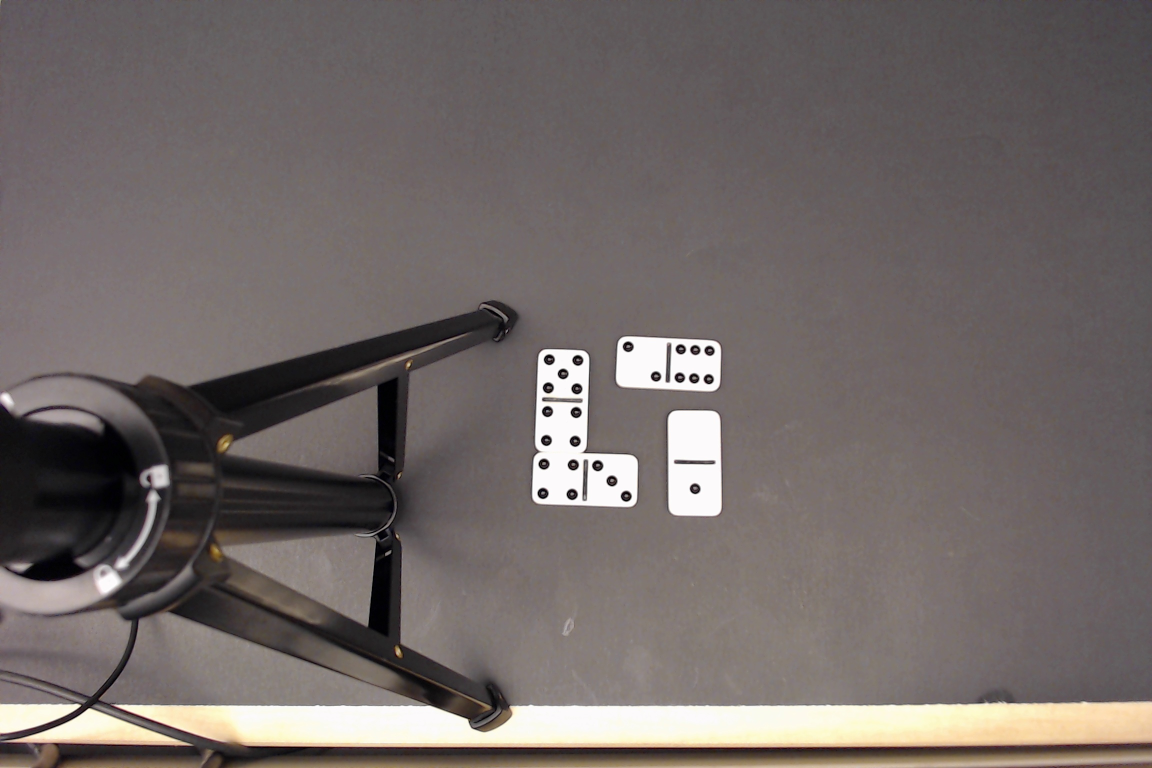
#> input picture domino_vision/test.jpg, 2304 x 1536 px (shown at 1/2 size)
$ python rect_test.py
#> lines starting #> are read from the running program, lines starting #| are printed output that depends on the picture; after the words box and inside, x2 and y2 are one past the last pixel; in counts of white or black regions, pixels touching at a corner belong together
import cv2
import numpy as np
import matplotlib.pyplot as plt

img = cv2.imread('test.jpg') # Get image
#> img is the input picture: shape (1536, 2304, 3); mean B, G, R 103.2, 105, 113.1
img = cv2.resize(img, None, fx = 0.5, fy = 0.5)
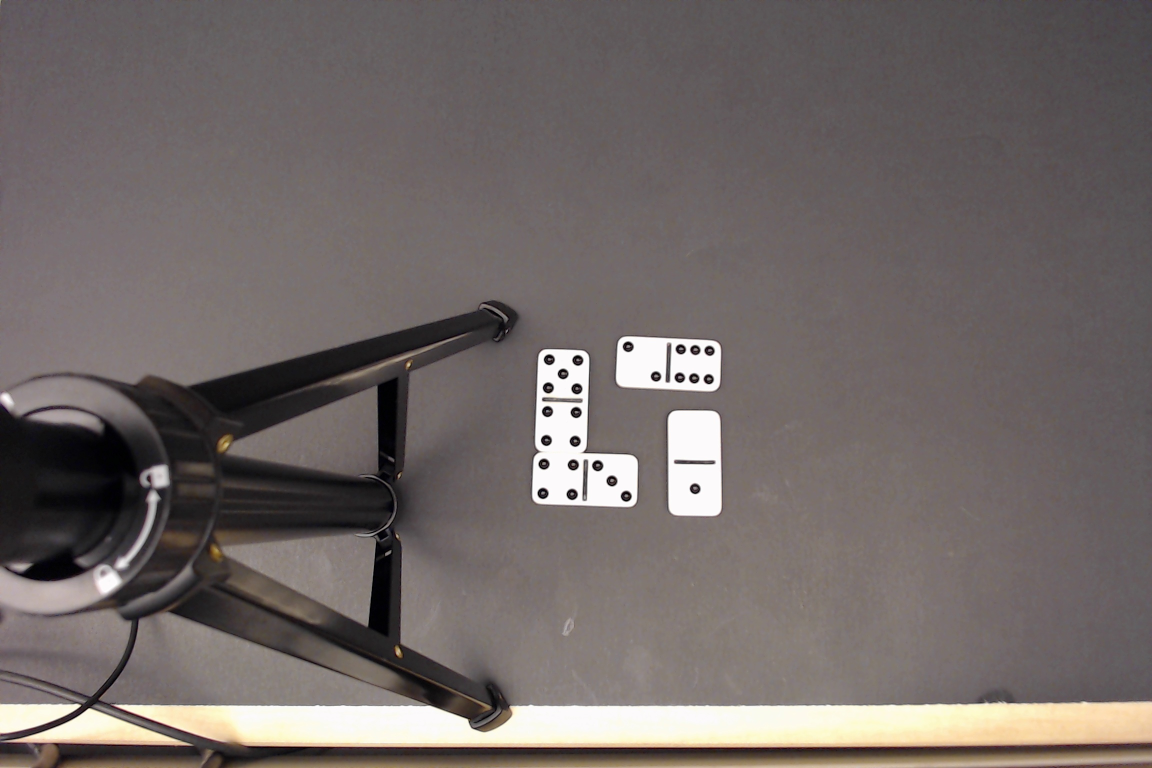
#> img: shape (768, 1152, 3); mean B, G, R 103.3, 105.1, 113.2
img = cv2.GaussianBlur(img,(5,5),0)
gray = cv2.cvtColor(img, cv2.COLOR_BGR2GRAY) # Convert to grayscale
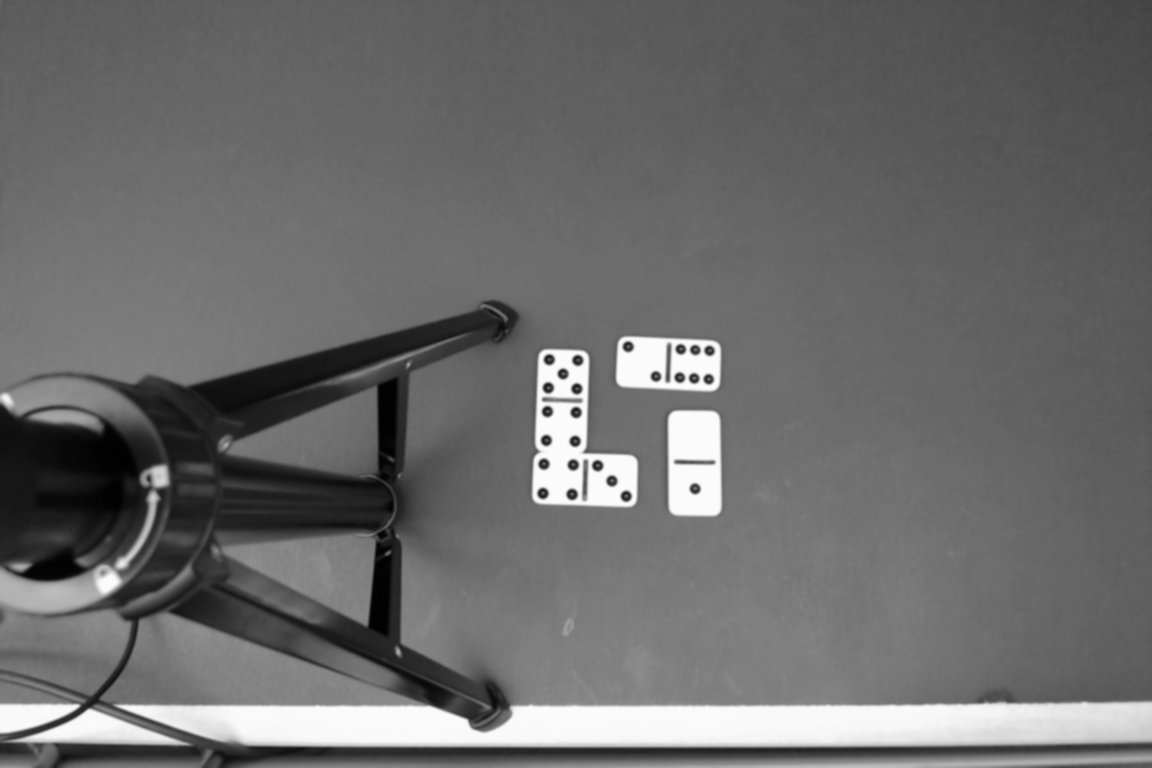
#> gray: shape (768, 1152); min 1, max 252, mean 107.3
ret,thresh = cv2.threshold(gray,220,255,0) # Apply black/white mask. Will need to tune this value based on lighting conditions
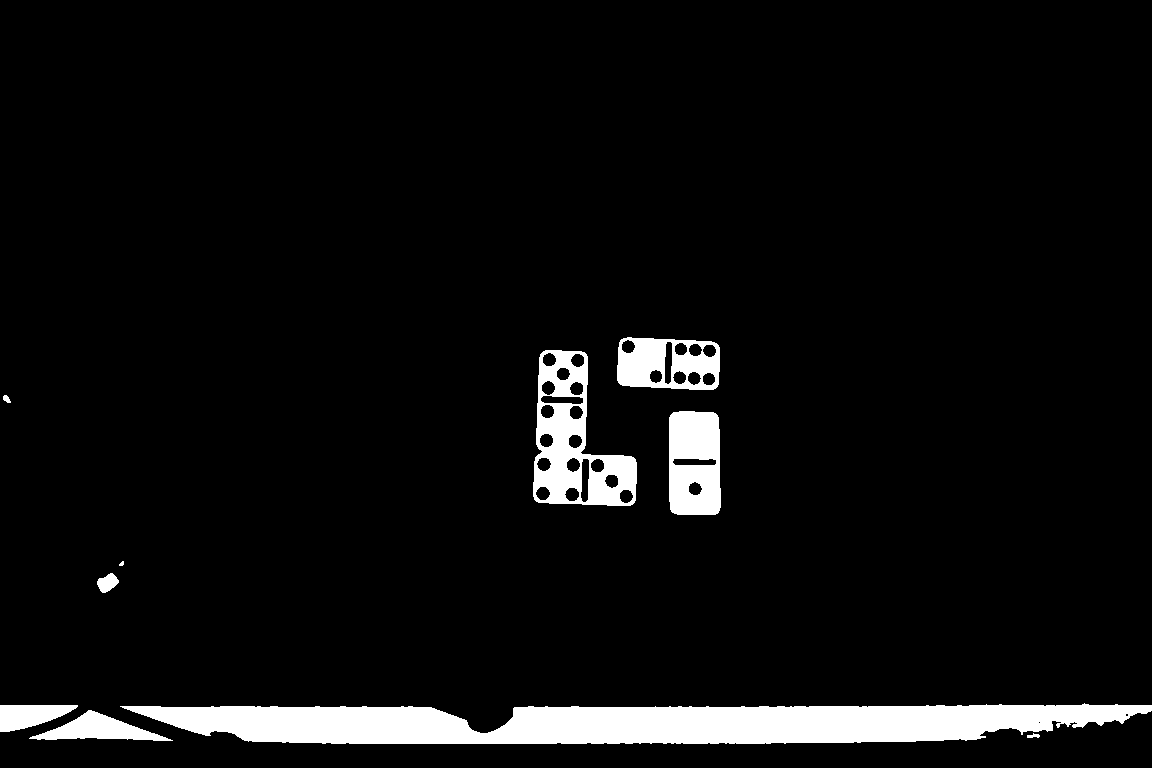
#> thresh: shape (768, 1152); 5.8% white; 10 white regions (1 under 20 px)
cv2.imshow("Shapes", thresh)
cv2.waitKey(0)
cv2.destroyAllWindows()
contours,hierarchy = cv2.findContours(thresh, 1, 2)
#> contours = 41 contours, 3 with area under 20; largest, box (x1, y1, x2, y2) and area: (120, 703, 1152, 744) 30528, (533, 350, 637, 506) 9902, (669, 411, 721, 515) 5068, (617, 337, 720, 390) 4806, (29, 710, 173, 741) 1879
#print("Number of contours detected:", len(contours))

# Iterating over contours detected to determine if it is a rectangle
for cnt in contours:
   approx = cv2.approxPolyDP(cnt, 0.03*cv2.arcLength(cnt, True), True) #use 0.03 if we want to see the skinny rectangle
   if len(approx) == 4:
      x, y, w, h = cv2.boundingRect(cnt)
      ratio = float(w)/h # Rectangle's width to height ratio

      if w > h: # Assume horizontal orientation for domino
         if ratio > 1.9 and ratio < 2.1: # 5 is the maximum ratio to prevent seeing the middle black line
            # Create a cropped image to count just the dots in that domino, splitting it in half.
            crop1 = thresh[y:y+h, x:int(np.floor(x+w/2))]
            crop2 = thresh[y:y+h, int(np.floor(x+w/2)):int(np.floor(x+w))]

            # Dots:
            detector1 = cv2.SimpleBlobDetector_create()
            keypoints1 = detector1.detect(crop1)
            print("Black Dots Count for half 1/2:",len(keypoints1))

            detector2 = cv2.SimpleBlobDetector_create()
            keypoints2 = detector2.detect(crop2)
            print("Black Dots Count for half 2/2:",len(keypoints2))

            cv2.imshow("Cropped", crop1)
            cv2.waitKey(0)
            cv2.destroyAllWindows()

            cv2.imshow("Cropped", crop2)
            cv2.waitKey(0)
            cv2.destroyAllWindows()

            # Outline Rectangle:
            cv2.putText(img, 'Rectangle', (x, y), cv2.FONT_HERSHEY_SIMPLEX, 0.6, (0, 255, 0), 2)
            img = cv2.drawContours(img, [cnt], -1, (0,255,0), 3)

      elif h > w: # assume domino is in vertical orientation
         if ratio > 0.4 and ratio < 0.6: #0.2 is the minimum ratio to prevent seeing the middle black line
            # Create a cropped image to count just the dots in that domino.
            crop1 = thresh[y:int(np.floor(y+h/2)), x:x+w]
            crop2 = thresh[int(np.floor(y+h/2)):int(np.floor(y+h)), x:x+w]

            # Dots:
            detector1 = cv2.SimpleBlobDetector_create()
            keypoints1 = detector1.detect(crop1)
            print("Black Dots Count for half 1/2:",len(keypoints1))

            detector2 = cv2.SimpleBlobDetector_create()
            keypoints2 = detector2.detect(crop2)
            print("Black Dots Count for half 2/2:",len(keypoints2))

            cv2.imshow("Cropped", crop1)
            cv2.waitKey(0)
            cv2.destroyAllWindows()

            cv2.imshow("Cropped", crop2)
            cv2.waitKey(0)
            cv2.destroyAllWindows()

            # Outline Rectangle:
            cv2.putText(img, 'Rectangle', (x, y), cv2.FONT_HERSHEY_SIMPLEX, 0.6, (0, 255, 0), 2)
            img = cv2.drawContours(img, [cnt], -1, (0,255,0), 3)
#> this loop made 41 passes
#> (approx, x, y, w, h, ratio, keypoints2) on pass 21: ([[673, 412], [670, 509], [715, 514], [718, 417]], 669, 411, 52, 104, 0.5, 1 keypoints; (x, y, size): (26, 26, 13.5))
#> (approx, x, y, w, h, ratio, keypoints1) on pass 41: ([[619, 342], [622, 385], [718, 384], [714, 342]], 617, 337, 103, 53, 1.94, 2 keypoints; (x, y, size): (11, 9, 13.7), (38, 39, 13.5))
#| Black Dots Count for half 1/2: 0
#| Black Dots Count for half 2/2: 1
#| Black Dots Count for half 1/2: 2
#| Black Dots Count for half 2/2: 6
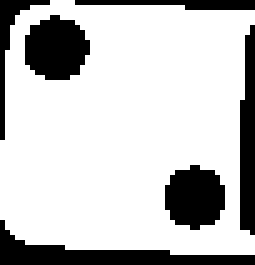
#> crop1: shape (53, 51) (shown 5 times larger); 77% white; 6 black regions, box (x1, y1, x2, y2) and area: (0, 44, 51, 53) 161, (5, 3, 18, 16) 129, (33, 33, 45, 46) 120, (48, 5, 51, 47) 107, (0, 0, 10, 28) 54, (15, 0, 51, 2) 50
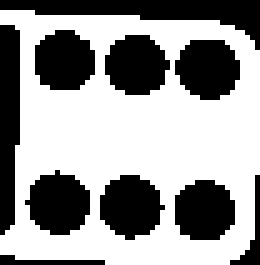
#> crop2: shape (53, 52) (shown 5 times larger); 59.5% white; 10 black regions, largest, box (x1, y1, x2, y2) and area: (0, 0, 52, 10) 193, (0, 5, 4, 47) 146, (20, 35, 33, 48) 123
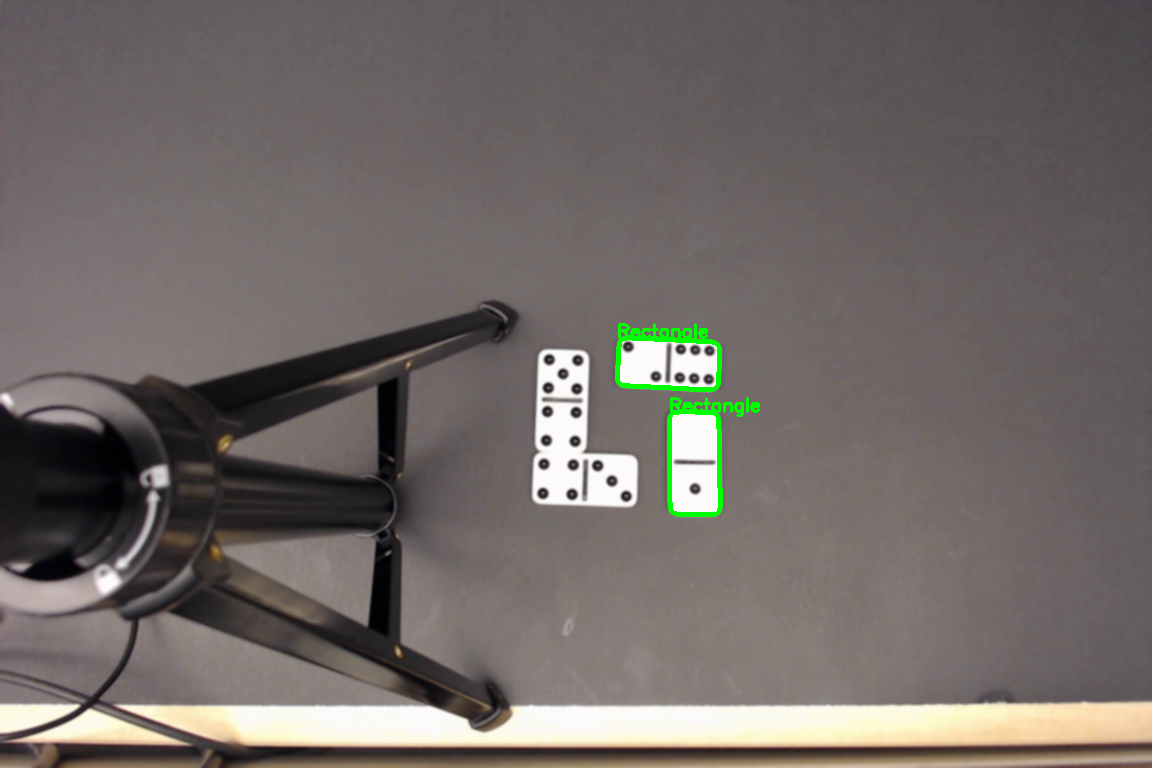
#> img: shape (768, 1152, 3); mean B, G, R 102.5, 105.5, 112.4

cv2.imshow("Dominos Analyzed", img)
cv2.waitKey(0)
cv2.destroyAllWindows()

$ run again, with domino_vision/domino_chain.jpg copied over domino_vision/test.jpg
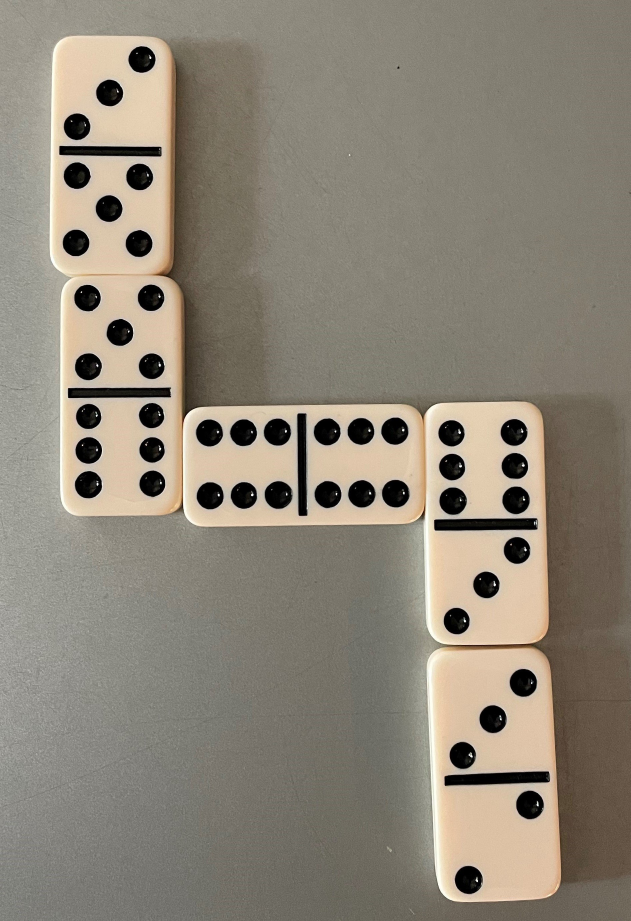
#> input picture domino_vision/domino_chain.jpg, 1892 x 2763 px (shown at 1/3 size)
#> img is the input picture: shape (2763, 1892, 3); mean B, G, R 119.2, 132.7, 140.3
#> `gray = cv2.cvtColor(img, cv2.COLOR_BGR2GRAY)`:
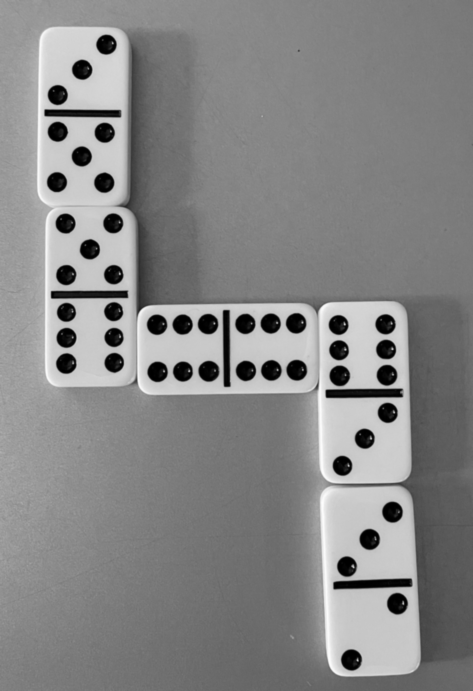
#> gray: shape (1382, 946) (shown at 1/2 size); min 0, max 253, mean 133.6
#> `ret,thresh = cv2.threshold(gray,220,255,0)`:
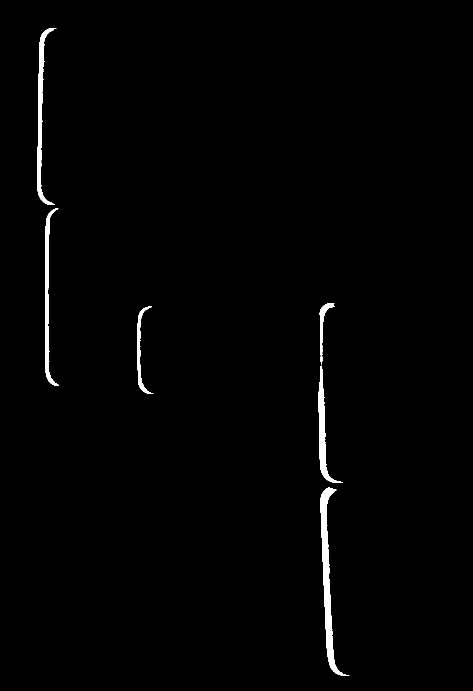
#> thresh: shape (1382, 946) (shown at 1/2 size); 1.1% white; 6 white regions
#> contours = 6 contours; box (x1, y1, x2, y2) and area: (641, 975, 699, 1351) 4400, (75, 56, 113, 410) 2598, (637, 731, 686, 966) 2267, (90, 416, 118, 772) 2079, (275, 613, 307, 788) 955, (639, 606, 669, 729) 700
#> the loop `for cnt in contours:` made 6 passes
#> (approx, x, y, w, h, ratio) on passes 1, 2, 4, 6: ([[656, 975], [654, 1307], [698, 1350], [667, 1318]], 641, 975, 58, 376, 0.154), ([[642, 731], [641, 939], [683, 965], [652, 939]], 637, 731, 49, 235, 0.209), ([[665, 606], [639, 625], [642, 728], [647, 632]], 639, 606, 30, 123, 0.244), ([[101, 56], [75, 382], [109, 409], [81, 377]], 75, 56, 38, 354, 0.107)
